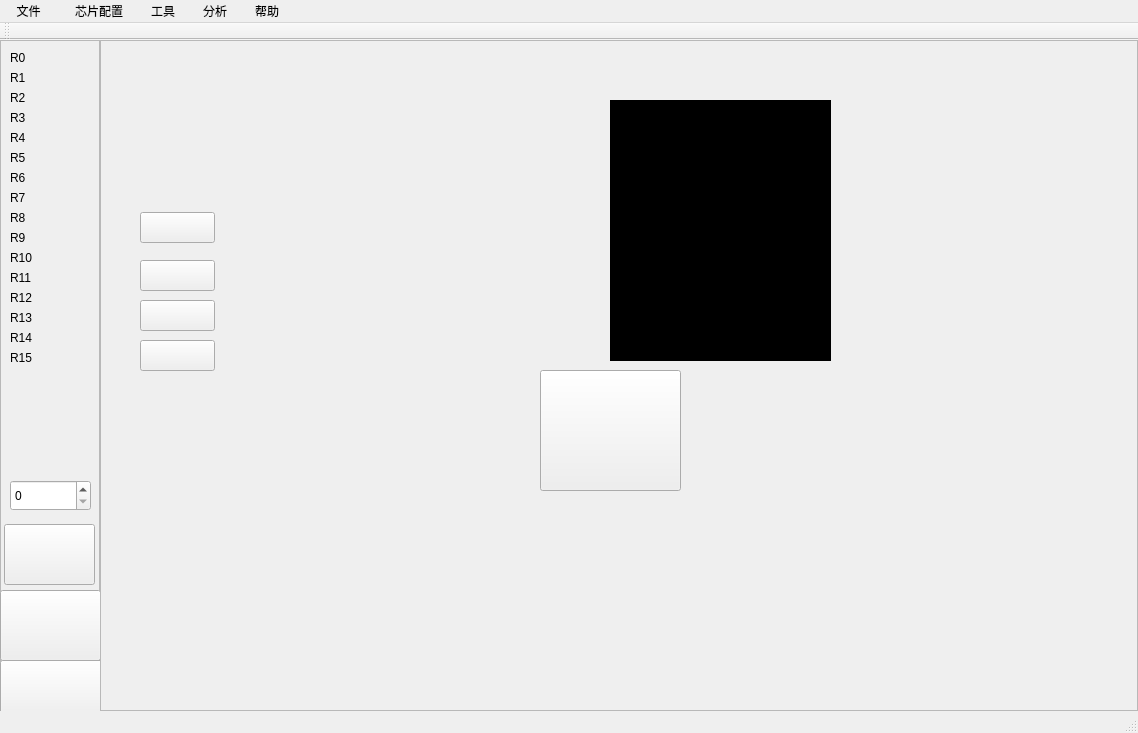
<?xml version="1.0" encoding="UTF-8"?>
<ui version="4.0">
 <class>MainWindow</class>
 <widget class="QMainWindow" name="MainWindow">
  <property name="geometry">
   <rect>
    <x>0</x>
    <y>0</y>
    <width>1138</width>
    <height>733</height>
   </rect>
  </property>
  <property name="windowTitle">
   <string>MainWindow</string>
  </property>
  <property name="styleSheet">
   <string notr="true"/>
  </property>
  <widget class="QWidget" name="centralWidget">
   <layout class="QHBoxLayout" name="horizontalLayout">
    <property name="spacing">
     <number>0</number>
    </property>
    <property name="sizeConstraint">
     <enum>QLayout::SetNoConstraint</enum>
    </property>
    <property name="leftMargin">
     <number>0</number>
    </property>
    <property name="topMargin">
     <number>0</number>
    </property>
    <property name="rightMargin">
     <number>0</number>
    </property>
    <property name="bottomMargin">
     <number>0</number>
    </property>
    <item>
     <widget class="QSplitter" name="splitter">
      <property name="autoFillBackground">
       <bool>false</bool>
      </property>
      <property name="frameShadow">
       <enum>QFrame::Plain</enum>
      </property>
      <property name="lineWidth">
       <number>0</number>
      </property>
      <property name="orientation">
       <enum>Qt::Horizontal</enum>
      </property>
      <property name="opaqueResize">
       <bool>true</bool>
      </property>
      <property name="handleWidth">
       <number>0</number>
      </property>
      <property name="childrenCollapsible">
       <bool>true</bool>
      </property>
      <widget class="QFrame" name="frame">
       <property name="minimumSize">
        <size>
         <width>100</width>
         <height>0</height>
        </size>
       </property>
       <property name="maximumSize">
        <size>
         <width>100</width>
         <height>16777215</height>
        </size>
       </property>
       <property name="whatsThis">
        <string>&lt;html&gt;&lt;head/&gt;&lt;body&gt;&lt;p&gt;&lt;br/&gt;&lt;/p&gt;&lt;/body&gt;&lt;/html&gt;</string>
       </property>
       <property name="styleSheet">
        <string notr="true"/>
       </property>
       <property name="frameShape">
        <enum>QFrame::StyledPanel</enum>
       </property>
       <property name="frameShadow">
        <enum>QFrame::Raised</enum>
       </property>
       <widget class="QSpinBox" name="speed">
        <property name="geometry">
         <rect>
          <x>10</x>
          <y>440</y>
          <width>81</width>
          <height>31</height>
         </rect>
        </property>
        <property name="styleSheet">
         <string notr="true">font: 16pt &quot;新宋体&quot;;</string>
        </property>
        <property name="maximum">
         <number>10000</number>
        </property>
        <property name="singleStep">
         <number>100</number>
        </property>
       </widget>
       <widget class="QPushButton" name="pause">
        <property name="geometry">
         <rect>
          <x>4</x>
          <y>484</y>
          <width>91</width>
          <height>61</height>
         </rect>
        </property>
        <property name="styleSheet">
         <string notr="true">border-image: url(:/mysource/pause.png);</string>
        </property>
        <property name="text">
         <string/>
        </property>
       </widget>
       <widget class="QPushButton" name="stop">
        <property name="geometry">
         <rect>
          <x>0</x>
          <y>550</y>
          <width>101</width>
          <height>71</height>
         </rect>
        </property>
        <property name="styleSheet">
         <string notr="true">border-image: url(:/mysource/stop.png);</string>
        </property>
        <property name="text">
         <string/>
        </property>
       </widget>
       <widget class="QPushButton" name="start">
        <property name="enabled">
         <bool>true</bool>
        </property>
        <property name="geometry">
         <rect>
          <x>0</x>
          <y>620</y>
          <width>111</width>
          <height>61</height>
         </rect>
        </property>
        <property name="minimumSize">
         <size>
          <width>80</width>
          <height>23</height>
         </size>
        </property>
        <property name="autoFillBackground">
         <bool>false</bool>
        </property>
        <property name="styleSheet">
         <string notr="true">border-image: url(:/mysource/start.png);</string>
        </property>
        <property name="text">
         <string/>
        </property>
       </widget>
       <widget class="QLabel" name="r0">
        <property name="geometry">
         <rect>
          <x>10</x>
          <y>10</y>
          <width>91</width>
          <height>16</height>
         </rect>
        </property>
        <property name="text">
         <string>R0</string>
        </property>
       </widget>
       <widget class="QLabel" name="r1">
        <property name="geometry">
         <rect>
          <x>10</x>
          <y>30</y>
          <width>91</width>
          <height>16</height>
         </rect>
        </property>
        <property name="text">
         <string>R1</string>
        </property>
       </widget>
       <widget class="QLabel" name="r2">
        <property name="geometry">
         <rect>
          <x>10</x>
          <y>50</y>
          <width>91</width>
          <height>16</height>
         </rect>
        </property>
        <property name="text">
         <string>R2</string>
        </property>
       </widget>
       <widget class="QLabel" name="r3">
        <property name="geometry">
         <rect>
          <x>10</x>
          <y>70</y>
          <width>91</width>
          <height>16</height>
         </rect>
        </property>
        <property name="text">
         <string>R3</string>
        </property>
       </widget>
       <widget class="QLabel" name="r4">
        <property name="geometry">
         <rect>
          <x>10</x>
          <y>90</y>
          <width>91</width>
          <height>16</height>
         </rect>
        </property>
        <property name="text">
         <string>R4</string>
        </property>
       </widget>
       <widget class="QLabel" name="r5">
        <property name="geometry">
         <rect>
          <x>10</x>
          <y>110</y>
          <width>91</width>
          <height>16</height>
         </rect>
        </property>
        <property name="text">
         <string>R5</string>
        </property>
       </widget>
       <widget class="QLabel" name="r6">
        <property name="geometry">
         <rect>
          <x>10</x>
          <y>130</y>
          <width>91</width>
          <height>16</height>
         </rect>
        </property>
        <property name="text">
         <string>R6</string>
        </property>
       </widget>
       <widget class="QLabel" name="r7">
        <property name="geometry">
         <rect>
          <x>10</x>
          <y>150</y>
          <width>91</width>
          <height>16</height>
         </rect>
        </property>
        <property name="text">
         <string>R7</string>
        </property>
       </widget>
       <widget class="QLabel" name="r8">
        <property name="geometry">
         <rect>
          <x>10</x>
          <y>170</y>
          <width>91</width>
          <height>16</height>
         </rect>
        </property>
        <property name="text">
         <string>R8</string>
        </property>
       </widget>
       <widget class="QLabel" name="r9">
        <property name="geometry">
         <rect>
          <x>10</x>
          <y>190</y>
          <width>91</width>
          <height>16</height>
         </rect>
        </property>
        <property name="text">
         <string>R9</string>
        </property>
       </widget>
       <widget class="QLabel" name="r10">
        <property name="geometry">
         <rect>
          <x>10</x>
          <y>210</y>
          <width>91</width>
          <height>16</height>
         </rect>
        </property>
        <property name="text">
         <string>R10</string>
        </property>
       </widget>
       <widget class="QLabel" name="r11">
        <property name="geometry">
         <rect>
          <x>10</x>
          <y>230</y>
          <width>91</width>
          <height>16</height>
         </rect>
        </property>
        <property name="text">
         <string>R11</string>
        </property>
       </widget>
       <widget class="QLabel" name="r12">
        <property name="geometry">
         <rect>
          <x>10</x>
          <y>250</y>
          <width>91</width>
          <height>16</height>
         </rect>
        </property>
        <property name="text">
         <string>R12</string>
        </property>
       </widget>
       <widget class="QLabel" name="r13">
        <property name="geometry">
         <rect>
          <x>10</x>
          <y>270</y>
          <width>91</width>
          <height>16</height>
         </rect>
        </property>
        <property name="text">
         <string>R13</string>
        </property>
       </widget>
       <widget class="QLabel" name="r14">
        <property name="geometry">
         <rect>
          <x>10</x>
          <y>290</y>
          <width>91</width>
          <height>16</height>
         </rect>
        </property>
        <property name="text">
         <string>R14</string>
        </property>
       </widget>
       <widget class="QLabel" name="r15">
        <property name="geometry">
         <rect>
          <x>10</x>
          <y>310</y>
          <width>91</width>
          <height>16</height>
         </rect>
        </property>
        <property name="text">
         <string>R15</string>
        </property>
       </widget>
      </widget>
      <widget class="QFrame" name="frame_2">
       <property name="autoFillBackground">
        <bool>false</bool>
       </property>
       <property name="styleSheet">
        <string notr="true">border-image: url(:/mysource/bg.bmp);</string>
       </property>
       <property name="frameShape">
        <enum>QFrame::StyledPanel</enum>
       </property>
       <property name="frameShadow">
        <enum>QFrame::Raised</enum>
       </property>
       <widget class="QPushButton" name="xinpian2440">
        <property name="geometry">
         <rect>
          <x>440</x>
          <y>330</y>
          <width>141</width>
          <height>121</height>
         </rect>
        </property>
        <property name="autoFillBackground">
         <bool>false</bool>
        </property>
        <property name="styleSheet">
         <string notr="true">border-image: url(:/mysource/arm.png);</string>
        </property>
        <property name="text">
         <string/>
        </property>
        <property name="iconSize">
         <size>
          <width>16</width>
          <height>16</height>
         </size>
        </property>
        <property name="autoDefault">
         <bool>false</bool>
        </property>
        <property name="default">
         <bool>false</bool>
        </property>
        <property name="flat">
         <bool>false</bool>
        </property>
       </widget>
       <widget class="lamb" name="widget" native="true">
        <property name="geometry">
         <rect>
          <x>160</x>
          <y>200</y>
          <width>51</width>
          <height>221</height>
         </rect>
        </property>
       </widget>
       <widget class="QPushButton" name="KEY0">
        <property name="geometry">
         <rect>
          <x>40</x>
          <y>172</y>
          <width>75</width>
          <height>31</height>
         </rect>
        </property>
        <property name="text">
         <string/>
        </property>
       </widget>
       <widget class="QPushButton" name="KEY1">
        <property name="geometry">
         <rect>
          <x>40</x>
          <y>220</y>
          <width>75</width>
          <height>31</height>
         </rect>
        </property>
        <property name="text">
         <string/>
        </property>
       </widget>
       <widget class="QPushButton" name="KEY2">
        <property name="geometry">
         <rect>
          <x>40</x>
          <y>260</y>
          <width>75</width>
          <height>31</height>
         </rect>
        </property>
        <property name="text">
         <string/>
        </property>
       </widget>
       <widget class="QPushButton" name="KEY3">
        <property name="geometry">
         <rect>
          <x>40</x>
          <y>300</y>
          <width>75</width>
          <height>31</height>
         </rect>
        </property>
        <property name="text">
         <string/>
        </property>
       </widget>
       <widget class="BEEP" name="BEEPS" native="true">
        <property name="geometry">
         <rect>
          <x>740</x>
          <y>260</y>
          <width>120</width>
          <height>80</height>
         </rect>
        </property>
       </widget>
       <widget class="LCDNUMBER" name="widget_2" native="true">
        <property name="geometry">
         <rect>
          <x>230</x>
          <y>170</y>
          <width>201</width>
          <height>71</height>
         </rect>
        </property>
       </widget>
       <widget class="LCD" name="LCD_M" native="true">
        <property name="geometry">
         <rect>
          <x>510</x>
          <y>60</y>
          <width>221</width>
          <height>261</height>
         </rect>
        </property>
        <property name="styleSheet">
         <string notr="true">background-color: rgb(0, 0, 0);</string>
        </property>
       </widget>
      </widget>
     </widget>
    </item>
   </layout>
  </widget>
  <widget class="QMenuBar" name="menuBar">
   <property name="geometry">
    <rect>
     <x>0</x>
     <y>0</y>
     <width>1138</width>
     <height>23</height>
    </rect>
   </property>
   <widget class="QMenu" name="menu">
    <property name="title">
     <string>  文件    </string>
    </property>
    <widget class="QMenu" name="menu_bin">
     <property name="title">
      <string>打开bin文件</string>
     </property>
     <addaction name="actionnand"/>
     <addaction name="actionnor"/>
    </widget>
    <widget class="QMenu" name="menu_hex">
     <property name="title">
      <string>打开hex文件</string>
     </property>
     <addaction name="actionnand2"/>
     <addaction name="actionnor2"/>
    </widget>
    <addaction name="menu_bin"/>
    <addaction name="menu_hex"/>
   </widget>
   <widget class="QMenu" name="menu_2">
    <property name="title">
     <string>  芯片配置  </string>
    </property>
    <addaction name="actionAs"/>
    <addaction name="actionA"/>
    <addaction name="actionPc"/>
    <addaction name="actionIo"/>
   </widget>
   <widget class="QMenu" name="menuA">
    <property name="title">
     <string>  工具  </string>
    </property>
    <addaction name="run"/>
    <addaction name="stop_2"/>
    <addaction name="pause_2"/>
   </widget>
   <widget class="QMenu" name="menu_3">
    <property name="title">
     <string>  帮助  </string>
    </property>
    <addaction name="descption"/>
    <addaction name="about"/>
   </widget>
   <widget class="QMenu" name="menu_4">
    <property name="title">
     <string>  分析  </string>
    </property>
    <addaction name="actionM"/>
    <addaction name="actionR"/>
   </widget>
   <addaction name="menu"/>
   <addaction name="menu_2"/>
   <addaction name="menuA"/>
   <addaction name="menu_4"/>
   <addaction name="menu_3"/>
  </widget>
  <widget class="QToolBar" name="mainToolBar">
   <attribute name="toolBarArea">
    <enum>TopToolBarArea</enum>
   </attribute>
   <attribute name="toolBarBreak">
    <bool>false</bool>
   </attribute>
  </widget>
  <widget class="QStatusBar" name="statusBar">
   <property name="sizePolicy">
    <sizepolicy hsizetype="Preferred" vsizetype="Fixed">
     <horstretch>0</horstretch>
     <verstretch>0</verstretch>
    </sizepolicy>
   </property>
   <property name="maximumSize">
    <size>
     <width>16777215</width>
     <height>300</height>
    </size>
   </property>
   <property name="styleSheet">
    <string notr="true"/>
   </property>
  </widget>
  <action name="actionnand">
   <property name="text">
    <string>下载到nand Flash</string>
   </property>
  </action>
  <action name="actionnor">
   <property name="text">
    <string>下载到nor Flash</string>
   </property>
  </action>
  <action name="actionnand2">
   <property name="text">
    <string>下载到nand Flash</string>
   </property>
  </action>
  <action name="actionnor2">
   <property name="text">
    <string>下载到nor Flash</string>
   </property>
  </action>
  <action name="descption">
   <property name="text">
    <string>芯片手册</string>
   </property>
  </action>
  <action name="about">
   <property name="text">
    <string>关于</string>
   </property>
  </action>
  <action name="run">
   <property name="text">
    <string>启动</string>
   </property>
  </action>
  <action name="stop_2">
   <property name="text">
    <string>停止</string>
   </property>
  </action>
  <action name="actionAs">
   <property name="text">
    <string>nand Flash启动</string>
   </property>
  </action>
  <action name="actionA">
   <property name="text">
    <string>nor Flash启动</string>
   </property>
  </action>
  <action name="pause_2">
   <property name="text">
    <string>暂停/运行</string>
   </property>
  </action>
  <action name="actionPc">
   <property name="text">
    <string>启动地址</string>
   </property>
  </action>
  <action name="actionM">
   <property name="text">
    <string>内存视图</string>
   </property>
  </action>
  <action name="actionR">
   <property name="text">
    <string>寄存器视图</string>
   </property>
  </action>
  <action name="actionIo">
   <property name="text">
    <string>外设配置</string>
   </property>
  </action>
 </widget>
 <layoutdefault spacing="6" margin="11"/>
 <customwidgets>
  <customwidget>
   <class>lamb</class>
   <extends>QWidget</extends>
   <header>lamb.h</header>
   <container>1</container>
  </customwidget>
  <customwidget>
   <class>BEEP</class>
   <extends>QWidget</extends>
   <header>beep.h</header>
   <container>1</container>
  </customwidget>
  <customwidget>
   <class>LCDNUMBER</class>
   <extends>QWidget</extends>
   <header>lcdnumber.h</header>
   <container>1</container>
  </customwidget>
  <customwidget>
   <class>LCD</class>
   <extends>QWidget</extends>
   <header location="global">lcd.h</header>
   <container>1</container>
  </customwidget>
 </customwidgets>
 <resources/>
 <connections/>
</ui>
